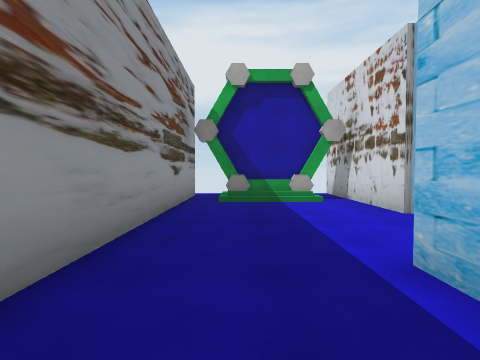
View 1 (above)

17 first-person views from a walk through a scene from a Unity 3-D project. The camera is 1.5 m above the floor, tilts 2° down and sees 80° across. The floor is counted in squares, 2 m on a side. Each view is taken from the middle of a square. On the plan, view 1 faces up. The plan holds only what a view shows up to about 10 squares ahead; the rest is blank. The player is left out. Some surface patterns are stand-ins.

View 2
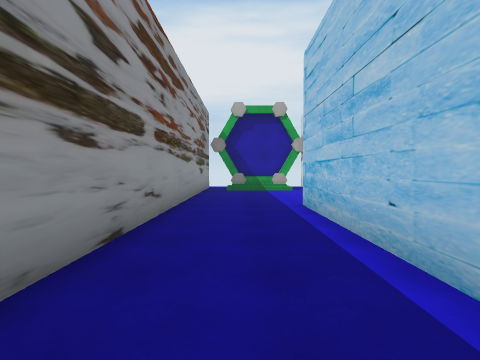

View 3
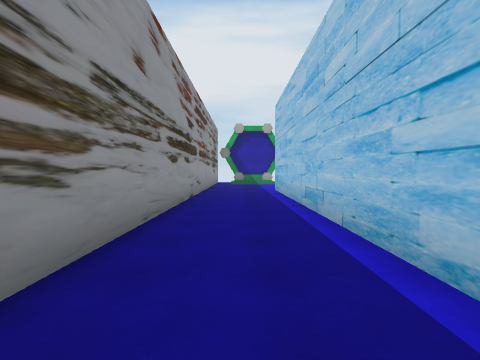

View 4
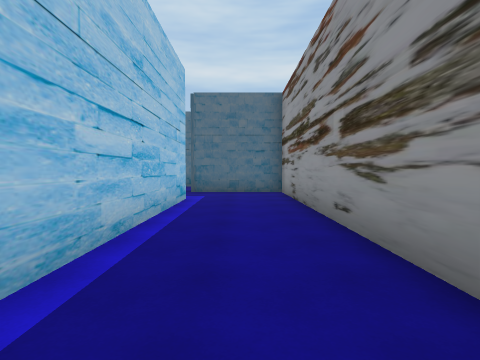

View 5
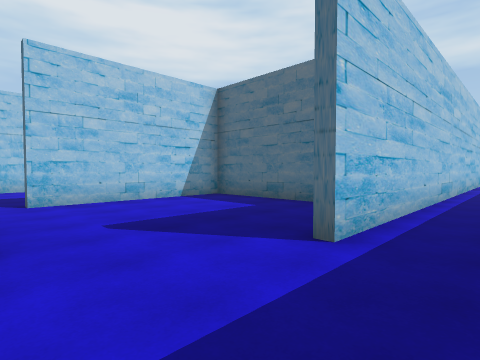

View 6
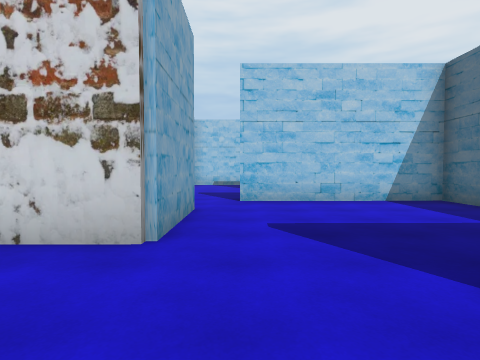

View 7
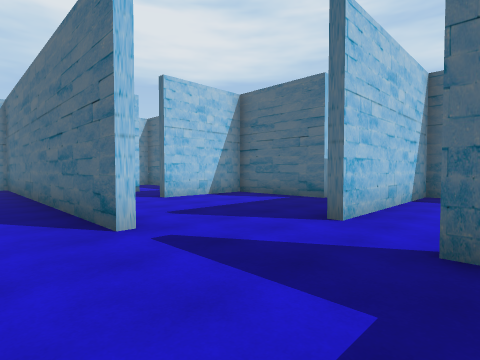

View 8
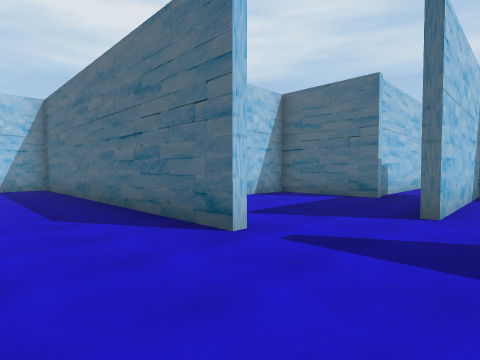

View 9
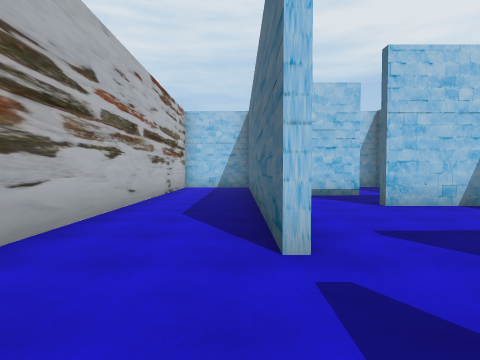

View 10
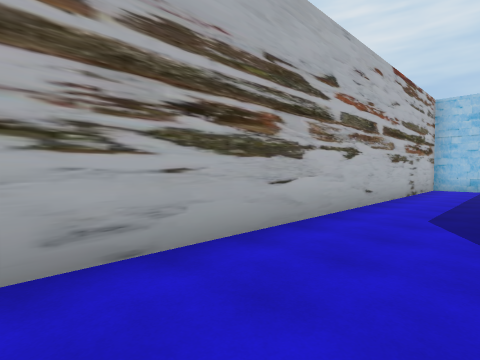

View 11
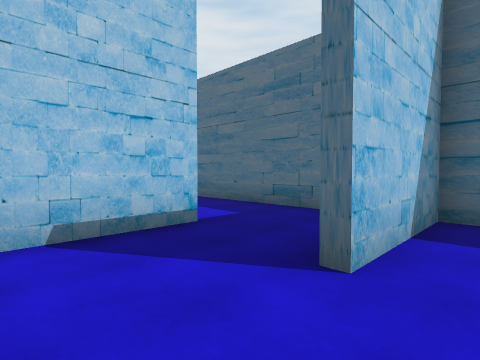

View 12
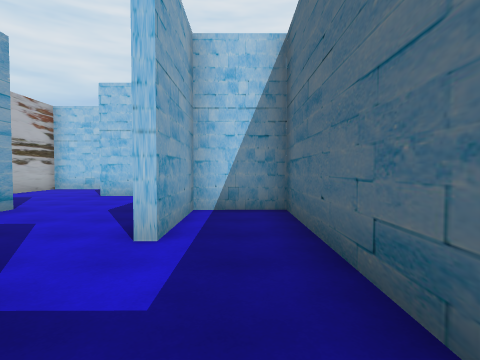

View 13
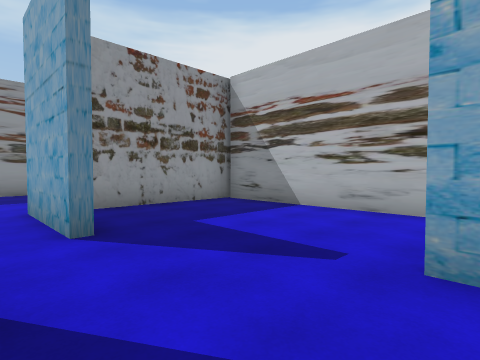

View 14
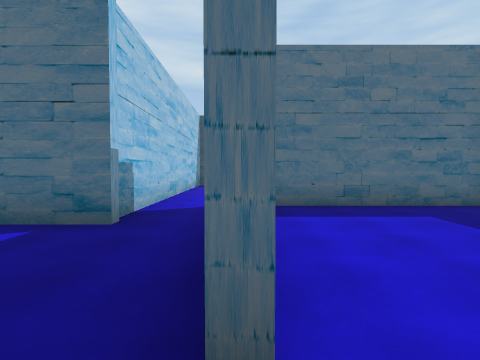

View 15
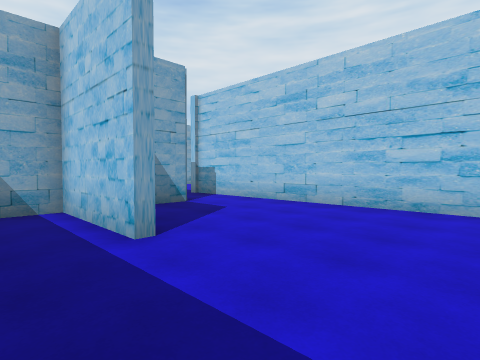

View 16
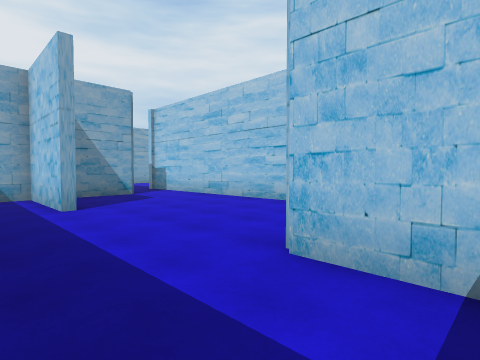

View 17
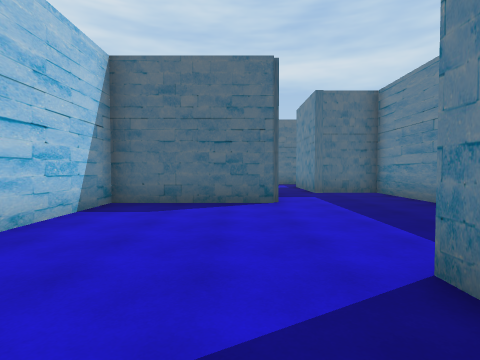

### Floor plan
Ten units are one square. View 1 is at (0, 0); x grows to the right and y downward. Boxes are objects, and circles mark ways between rooms. Rooms are numbered by the first view taken in them; rooms with no view inside come last. Other rooms are left out.
<svg viewBox="-19 -100 208 239">
<path fill="none" stroke="#000" d="M29 -49 29 -95M-14 -86 -14 134 16 134M14 112 14 -22M84 -66 178 -66M178 -94 31 -94 31 -59M184 -71 184 -88M86 -11 119 -11 119 -40M89 14 89 -11M144 -34 144 -58M138 -11 184 -11 184 -29 160 -29M44 41 44 11 35 11M46 35 46 40M71 11 54 11M16 82 16 111 36 111M51 99 51 84 89 84 89 14M56 -49 29 -49M20 9 69 9 69 -40"/>
<rect x="-5" y="-85" width="30" height="20" fill="#bbb"><title>other object</title></rect>
<circle cx="20" cy="-35" r="3" fill="#2a7"/>
<circle cx="80" cy="-55" r="3" fill="#2a7"/>
<circle cx="60" cy="-50" r="3" fill="#2a7"/>
<circle cx="120" cy="-55" r="3" fill="#2a7"/>
<circle cx="80" cy="10" r="3" fill="#2a7"/>
<text x="0" y="10">1</text>
<text x="100" y="-80">2</text>
<text x="90" y="-30">3</text>
<text x="140" y="-40">4</text>
<text x="50" y="50">5</text>
<text x="40" y="-20">6</text>
</svg>
Room 1 opens to room 6. Room 2 opens to room 3. Room 2 opens to room 6. Room 3 opens to room 4. Room 3 opens to room 5.

Where each view was taken, in squares from view 1:
view 1: 0 up, 0 right, facing up
view 2: 4 down, 0 right, facing up
view 3: 9 down, 0 right, facing up
view 4: 4 down, 0 right, facing down
view 5: 5 up, 0 right, facing down-right
view 6: 4 up, 0 right, facing right
view 7: 8 up, 5 right, facing down-right
view 8: 9 up, 6 right, facing down-right
view 9: 7 up, 6 right, facing right
view 10: 7 up, 6 right, facing up-right
view 11: 6 up, 11 right, facing down-right
view 12: 2 up, 13 right, facing right
view 13: 4 up, 9 right, facing up-left
view 14: 5 up, 7 right, facing down
view 15: 7 down, 3 right, facing up-right
view 16: 10 down, 3 right, facing up-right
view 17: 2 down, 6 right, facing down
